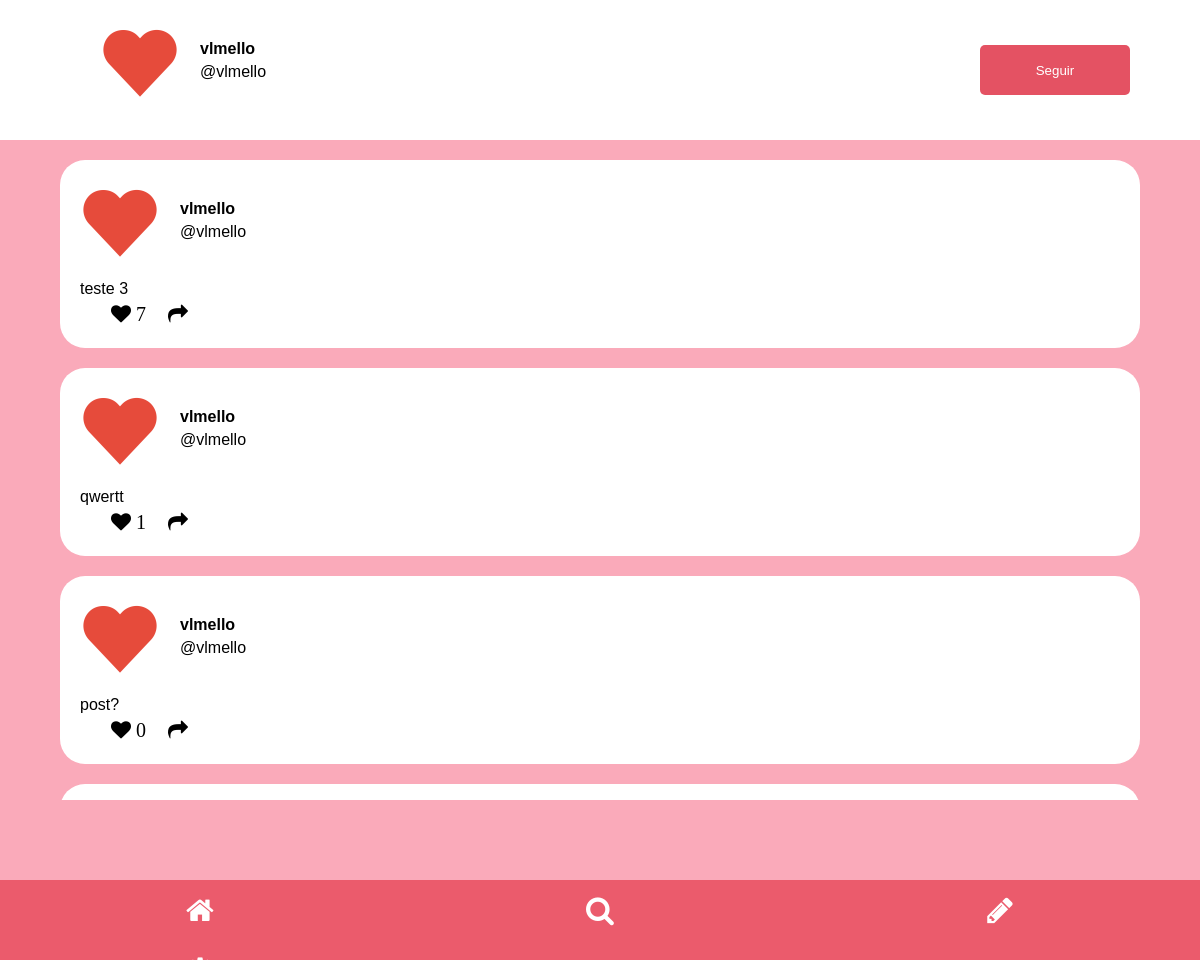
The app's page /profile_org/vlmello (signed in) with its own data.
### feed/models.py (models this page shows, shortened)
class Post(models.Model):
    id = models.AutoField(primary_key=True)
    date = models.DateTimeField(default=timezone.now)
    text = models.CharField(max_length=250)
    image = models.ImageField(upload_to = "media")
    likes = models.IntegerField(default=0)
    user = models.ForeignKey(get_user_model(), on_delete=models.CASCADE, null=True)

### feed/views.py (the view)
# urls.py: path('profile_org/<str:user_id>', views.profile_org, name="profile_org"),
@login_required
def profile_org(request, user_id):
    posts = Post.objects.filter(user=get_user_model().objects.get(username=user_id)).order_by("-date")
    follow = True
    return render(request, 'profile_org.html', {'posts':posts, 'user_id':user_id, 'follow':follow})

### feed/templates/profile_org.html (shortened to what this page needs)
{% load static %}
<!DOCTYPE html>
<html lang="pt-BR">
    <head>
        <link rel="stylesheet" href="{% static 'feed/css/profile.css' %}">
        <link rel="stylesheet" href="https://cdnjs.cloudflare.com/ajax/libs/font-awesome/4.7.0/css/font-awesome.min.css">
    </head>
    <body onload="addListenerScroll();">
        <div class="content-bar">
            <div class="options">
                <a href="/feed_org/"><button class="btn btn-bar"><i class="icon fa fa-home"></i><div class="btn-text">Início</div></button></a>
                <a href="/search_org/"><button class="btn btn-bar"><i class="icon fa fa-search"></i><div class="btn-text">Pesquisar</div></button></a>
                <a href="/create/"><button class="btn btn-bar"><i class="icon fa fa-pencil"></i><div class="btn-text">Criar Publicação</div></button></a>
                <a href="/config/"><button class="btn btn-bar"><i class="icon fa fa-gear"></i><div class="btn-text">Configurações</div></button></a>
            </div>
        </div>
        <div id="scrollable-content" class="content-main">
            <div id="profile-info" class="profile-info">
                <a href="/profile/{{user_id}}" class="profile-btn"><div class="post-creator"><img src="{% static 'feed/img/heart-png.png' %}"><div class="name">{{user_id}}</div><div class="at">@{{user_id}}</div></div></a>
                <button class="follow">Seguir</button>
            </div>
            {% for post in posts %}
            <div id="template-post" class="post">
                <a href="/profile_org/{{post.user}}" class="profile-btn"><div class="post-creator"><img src="{% static 'feed/img/heart-png.png' %}"><div class="name">{{post.user}}</div><div class="at">@{{post.user}}</div></div></a>
                <div class="description-text">{{post.text}}</div>
                <div class="post-buttons">
                    <a href="/like_org/{{post.id}}"><button class="post-btn"><i class="icon like fa fa-heart">&nbsp{{post.likes}}</i></button></a>
                    <button class="post-btn"><i class="icon shar fa fa-share"></i></button>
                </div>
            </div>
            {% endfor %}
        </div>
    </body>
</html>

### templates/static/feed/css/profile.css (style rules this page uses)
* { box-sizing: border-box; font-family: Verdana, Helvetica, sans-serif; }
body { background-color: #FAAABA; padding: 0px 0px 0px 0px; margin: 0px 0px 0px 0px; display: flex; overflow: hidden; }
.content-main { width: 100%; height: 100vh; overflow-y: scroll; scrollbar-color: #e45263 #EB5B6C; padding: 0; }
.post { background-color:white; height: auto; min-width: 600px; width: 50%; max-width: 1000px; border-radius: 25px; color: black; margin: 20px auto; padding: 20px 20px; }
.post-creator { height:100px; }
.post-creator > img { float: left; width: 80px; height: 80px; }
.post-creator > .name { font-weight: bold; padding: 20px 10px 0px 100px; }
.post-creator > .at { padding: 5px 10px 0px 100px; }
.post-buttons { display: grid; height: 30px; width: 150px; grid-template-columns: 1fr 1fr 1fr; padding-left: 20px; }
.post-btn { border: none; background-color: rgba(255, 255, 255, 0); height: 100%; width: auto; }
.like, .comm, .shar { font-size: 20px !important; border-radius: 10px; padding: 5px; }
.profile-btn { color: black; }
a:link { text-decoration: none; }
.profile-info { background-color: white; margin:0; width: 100%; padding: 20px; padding-left:100px; display: grid; grid-template-columns: 1fr 1fr; }
.follow { margin-top: auto; margin-bottom: auto; margin-right: 50px; margin-left: auto; height: 50px; width: 150px; border: none; color: white; padding: 12px 16px; background-color: #e45263; border-radius: 5px; }
@media (max-width: 1200px) { .post { min-width: 80vw; width: 90vw; max-width: 100vw; } }
@media (max-width: 1200px) { .content-bar { background-color: #EB5B6C; height: 80px; width: 100%; padding: 0; margin: 0px 0px 0px 0px; position: absolute; bottom: 0%; } }
@media (max-width: 1200px) { .options { left: 50%; display: grid; grid-template-columns: 1fr 1fr 1fr; height: 100%; } }
@media (max-width: 1200px) { .btn-bar { border: none; color: white; cursor: pointer; height: 100%; width: 100%; padding: 15px; background-color: #EB5B6C; font-size: 30px; } }
@media (max-width: 1200px) { .btn-bar > i { vertical-align: middle; } }

### records on screen
Post: user "vlmello", text "teste 3", likes "7"
Post: user "vlmello", text "qwertt", likes "1"
Post: user "vlmello", text "post?", likes "0"

### other values on screen
{{ user_id }} "vlmello"
